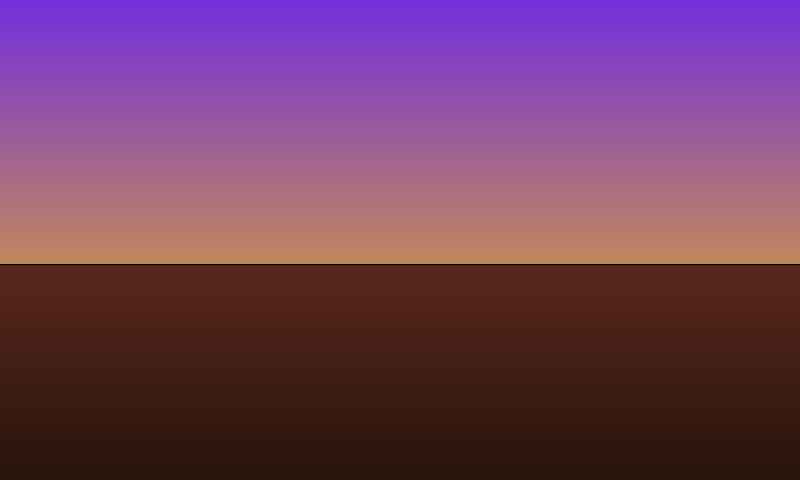
Frame 1 (no input)
Frame 60 (the mouse pressed at the canvas centre just before this capture): identical to frame 1, image omitted
Frame 120 (the mouse held since frame 60 and released just before this capture): identical to frame 1, image omitted

The Processing sketch that drew this single still picture (run headless with seeded random() and noise(); from frame 60 on, the mouse is pressed at the canvas centre):

// Processing sketch: processing_60305
// ── processing_60305.pde

/*********************************
 Assignment 02
 Name: Hannah Organick
 Email: horganick@brynmawr.edu
 Course:  CS 110 - Section 02
 Submitted: 2/6/12
 
 This program draws stars in the area above the horizon 
 line and cacti in the area below the horizon line depending
 on the mouse position when the mouse is pressed.  These
 objects change in size according to their positions relative
 to the horizon line (objects closer to the horizon line 
 appear smaller, and vice versa). 
 The stars and cacti also scale properly regardless of the 
 sketch size.
 
 **********************************/

/*The sky is drawn using a color gradient iteration 
 (moving from purple to orange) to mimic a sunset.  The ground 
 is then drawn on top of that (also in gradient, moving from 
 rust brown to dark brown), overlapping the sky so that the more 
 orange part of the sky gradient is covered. The horizon line 
 is then drawn 55/100 of the way down the canvas.  Using a 
 fraction and variable allows for this horizon line to be 
 drawn at the same place on the canvas no matter its size. */

void setup() {
  size(800, 480);
  background(255);
  smooth();

  //Sky
  noStroke();
  int steps = height*75/100;
  float x = 0.0;
  float y = 0.0;
  float w = width;
  float h = height/steps;

  color startC, endC;
  startC = color(116, 47, 220); //Starting Color = Purple
  endC = color(220, 168, 47); //Ending Color = Orange

  float startR, startG, startB;
  float endR, endG, endB;
  float deltaR, deltaG, deltaB;

  startR = red(startC);
  startG = green(startC);
  startB = blue(startC);
  endR = red(endC);
  endG = green(endC);
  endB = blue(endC);

  deltaR = (endR-startR)/(steps-1);
  deltaG = (endG-startG)/(steps-1);
  deltaB = (endB-startB)/(steps-1);

  int i=0;
  while (i<steps) {
    fill(startC);
    rect(x, y, w, h);
    startR += deltaR;
    startG += deltaG;
    startB += deltaB;
    startC = color(startR, startG, startB);
    y += h;
    i++;
  }

  //Ground
  int steps2 =height*45/100;
  float x2 = 0.0;
  float y2 = height*55/100;
  float w2 = width;
  float h2 = (height-(height*55/100))/steps2;

  color startC2, endC2;
  startC2 = color(90, 40, 30); //Starting Color = Rust Brown
  endC2 = color(40, 20, 10); //Ending Color = Dark Brown


  float startR2, startG2, startB2;
  float endR2, endG2, endB2;
  float deltaR2, deltaG2, deltaB2;

  startR2 = red(startC2);
  startG2 = green(startC2);
  startB2 = blue(startC2);
  endR2 = red(endC2);
  endG2 = green(endC2);
  endB2 = blue(endC2);

  deltaR2 = (endR2-startR2)/(steps2-1);
  deltaG2 = (endG2-startG2)/(steps2-1);
  deltaB2 = (endB2-startB2)/(steps2-1);

  int j=0;
  while (j<steps2) {
    fill(startC2);
    rect(x2, y2, w2, h2);
    startR2 += deltaR2;
    startG2 += deltaG2;
    startB2 += deltaB2;
    startC2 = color(startR2, startG2, startB2);
    y2 += h2;
    j++;
  }

  //Horizon Line
  stroke(0);
  strokeWeight(1);
  line(0, height*55/100, width, height*55/100);
}


void draw() {/*Remains Empty*/
}


/*This code block draws stars if the mouse is pressed 
 above the horizon line and draws cacti if the mouse is 
 pressed below the horizion line. */
void mousePressed() {
  if (height*55/100 > mouseY) {
    drawStar();
  }
  if (height*55/100 < mouseY) {
    drawCactus();
  }
}

/*The diameter of the star is proportional to the Y 
 position of the mouse. When the mouse is farther from 
 the horizon line (closer to the top of the drawing), 
 the difference between the horizon position and the 
 Y mouse position will be larger, so the diameter will 
 be larger, and vice versa.  The diameter is then scaled 
 to match the screen size by multiplying it by a factor of 
 .035. */

void drawStar() {

  float diamStar;
  diamStar = ((height*55/100)-mouseY)*.035;

  noStroke();
  fill(135, 235, 245, 185);
  ellipseMode(CENTER);
  ellipse(mouseX, mouseY, diamStar, diamStar);
  fill(random(245, 255), random(245, 255), random(245, 255));
  ellipseMode(CENTER);
  ellipse(mouseX, mouseY, (diamStar*4/5), (diamStar*4/5));
}

/* The size of a cactus is determined by the diameters of its 
 many layered circles.  These diameters are proportional to 
 the Y position of the mouse. When the mouse is farther from
 the horizon line (closer to the bottom of the drawing), the
 difference between the horizon position and the Y mouse 
 position will be larger, so the diameter will be larger, and 
 vice versa. The diameter of the cactus circles is then
 scaled to match the screen size by multiplying it by a factor 
 of .2. */

void drawCactus () {
  float diamCactus;
  diamCactus = (mouseY-(height*55/100))*.2;
  fill(25, 45, 20);

  /*Trunk - draws a circle at (mouseX, mouseY), then draws 
   another circle of the same diameter above this position 
   200 times. */
  for (int i=0; i<200; i+=1) {
    noStroke();
    ellipse(mouseX, mouseY-i*diamCactus/22, diamCactus, diamCactus);
  }

  /*Base - draws a square centered at (mouseX, mouseY) that 
   has the same side length as the cactus diameter. This 
   gives the trunk a flat bottom. */
  strokeCap(ROUND);
  strokeJoin(ROUND);
  rectMode(CENTER);
  rect(mouseX, mouseY, diamCactus, diamCactus);

  /*Horizontal Branch - draws "trunks" in the horizontal 
   direction instead of vertical, about two thirds of the
   way up the cactus. The diameter of the circles in these 
   branches is smaller (4/5) the size of the main trunk 
   diameter. */
  float hBranchLength;
  hBranchLength = diamCactus*1.25;

  for (int j=0; j<hBranchLength; j+=1) {
    ellipse(mouseX-j, mouseY-diamCactus*6, diamCactus*.8, diamCactus*.8);
    ellipse(mouseX+j, mouseY-diamCactus*6, diamCactus*.8, diamCactus*.8);
  }

  /*Vertical Branches - draws "trunks" from where the 
   horizontal branches end, up about one fifth of the 
   cactus height. The diameter of the circles in these
   branches is smaller (4/5) the size of the main trunk 
   diameter. */
  float vBranchLength;
  vBranchLength = diamCactus*1.8;    

  for (int k=0; k<vBranchLength; k+=1) {
    ellipse(mouseX-diamCactus*1.25, (mouseY-diamCactus*6)-k, diamCactus*.8, diamCactus*.8);
    ellipse(mouseX+diamCactus*1.25, (mouseY-diamCactus*6)-k, diamCactus*.8, diamCactus*.8);
  }
}
